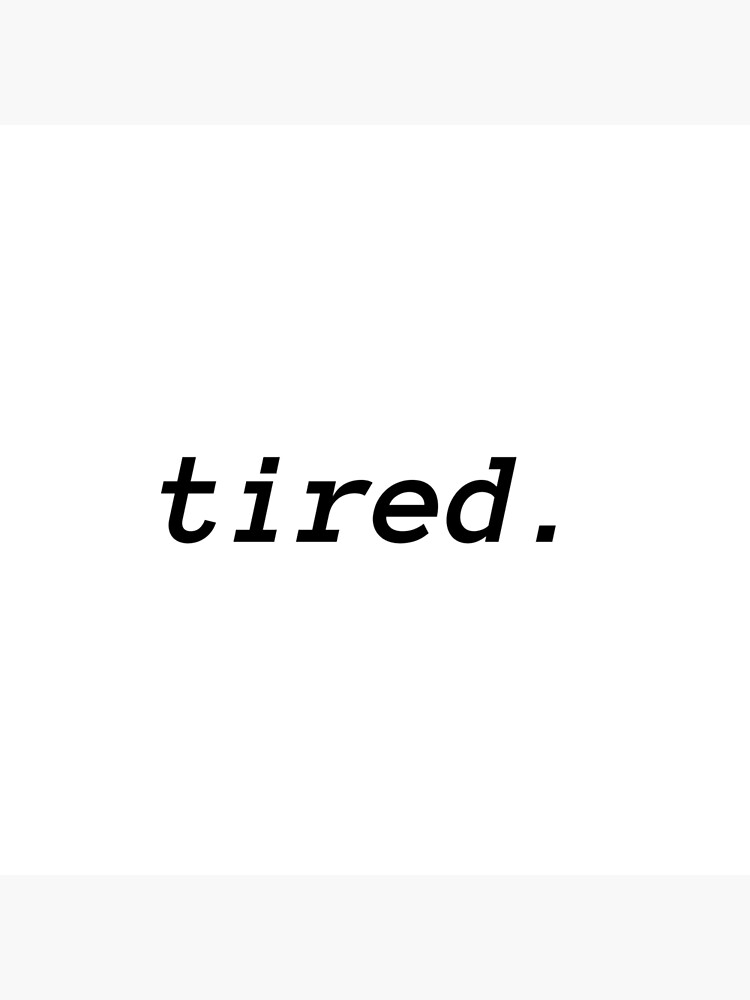
#> input picture sampleimages/tired.jpg, 750 x 1000 px, found by its file name
$ python LLPL1.py
#> lines starting #> are read from the running program, lines starting #| are printed output that depends on the picture; after the words box and inside, x2 and y2 are one past the last pixel; in counts of white or black regions, pixels touching at a corner belong together
import cv2 as cv
import numpy as np
import os
import time
import pytesseract

# where we installed pytesseract
pytesseract.pytesseract.tesseract_cmd = r'C:\Users\lukem\AppData\Local\Tesseract-OCR\tesseract.exe'


img = cv.imread("C:/users/lukem/documents/projects/LLPL/sampleimages/tired.jpg")  # small doesnt work
#> img is the input picture: shape (1000, 750, 3); min 0, max 255, mean 249.7

#convert to greyscale
gray = cv.cvtColor(img, cv.COLOR_BGR2GRAY)

#blur image to remove noise

blur = cv.GaussianBlur(gray, (0,0), sigmaX = 33, sigmaY = 33)
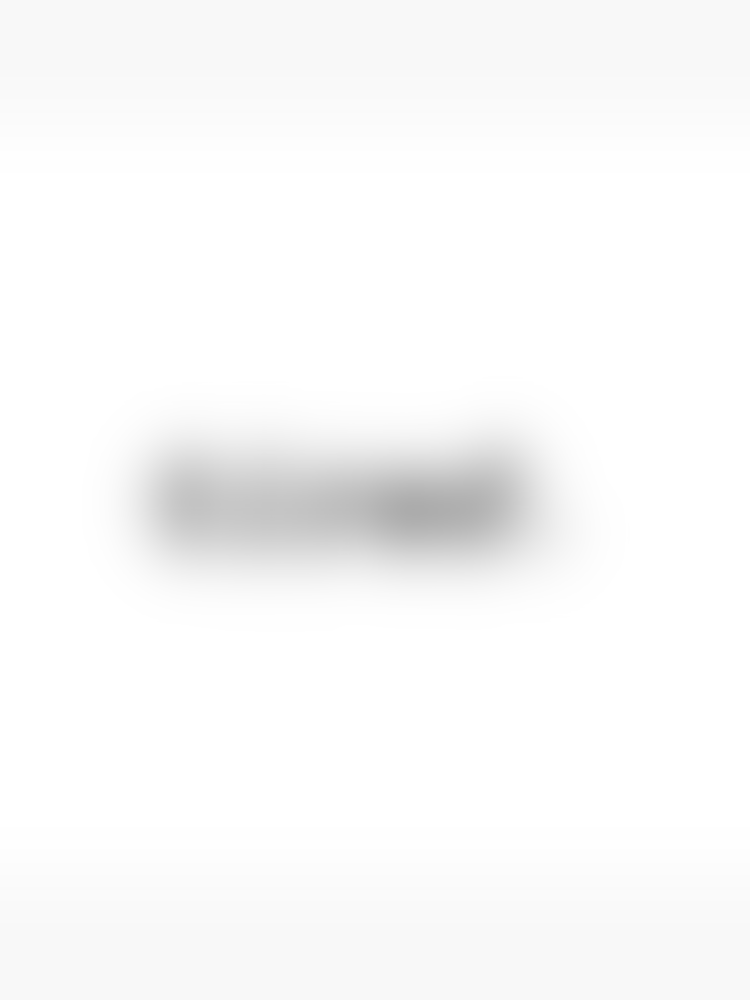
#> blur: shape (1000, 750); min 171, max 255, mean 249.7

#divide the np arrays on a per element basis

divide = cv.divide(gray, blur, scale = 255)

# Find the otsu threshold

thresh = cv.threshold(divide, 0, 255, cv.THRESH_BINARY+cv.THRESH_OTSU)[1]
#> thresh: shape (1000, 750); 98.6% white; 7 black regions, largest, box (x1, y1, x2, y2) and area: (447, 457, 516, 543) 2578, (373, 480, 438, 543) 2325, (161, 457, 216, 543) 1967

#cv.imshow("thresh", thresh)

# Some morphological operations
# Morphological operations are actions that can be performed on a binary image. One is called 'opening', and consists of erosion then dilation. Useful in removing noise

# erosion
# Simply put, erosion removes small pixels. It erodes the boundaries of the foreground object.
# The kernel slides over the original image, as per convolution, and a pixel will be 1 if every pixel under the kernel (3,3) is also 1. This removes small pixels.
# Thickness of foreground object decreases, and removes small white noises, and detatches 2 connected objects.

# Dilation
# The opposite of erosion, the kernel will make an element 1 if at least one of the elements underneath it is 1. Increases the white region in the image.

kernel = cv.getStructuringElement(cv.MORPH_RECT, (3,3))

morph = cv.morphologyEx(thresh, cv.MORPH_CLOSE, kernel)
#> morph: shape (1000, 750); 98.6% white; 7 black regions

cv.imshow("morbed", morph)

def rescaledImg(img):
  # check which is bigger out of width and height
  if img.shape[0] >= img.shape[1]:
    scale = (720 / img.shape[0]) # ensure / not //, caused an error
#> scale = 0.72
  else:
    scale = (720 / img.shape[1])

  width = int(img.shape[1] * scale) # find the scale to adjust w,h st the larger of the 2 is 720 pixels
#> width = 540
  height = int(img.shape[0] * scale)
#> height = 720
  dimensions = (width, height)
#> dimensions = (540, 720)

  return cv.resize(img, dimensions, interpolation = cv.INTER_AREA) # return the resized image

img = rescaledImg(img)


contours, hierarchy = cv.findContours(morph, cv.RETR_EXTERNAL, cv.CHAIN_APPROX_NONE)
#> contours = 1 contour; box (x1, y1, x2, y2) and area: (0, 0, 750, 1000) 748251


# create an empty text file to write to
file = open("Interpreted text", "w+")
file.write("")
file.close()

# then we loop through the contours list, passing it to pytesseract to identify any characters or blocks of text in the image. this is then written to the file.

foundtext = "no text found"

def findText():
  for i in contours:
    x, y, w, h = cv.boundingRect(i)

    #overlay a rectangle
    rect = cv.rectangle(morph, (x,y),(x+w, y+h), (0,0,255), 2)

    cropped = morph[y:y+h, x:x+w]

    cv.imshow("cropped",cropped)

    file = open ("Interpreted text", "a")

    text = pytesseract.image_to_string(cropped)
    #text = "hello"

    print(text)
    foundtext = text

    file.write(text)
    #file.write("\n")
    print("searching...")
    file.close

print(foundtext)

#findText()

#print(len(contours))

#print("finished with search")
cv.waitKey(0)
